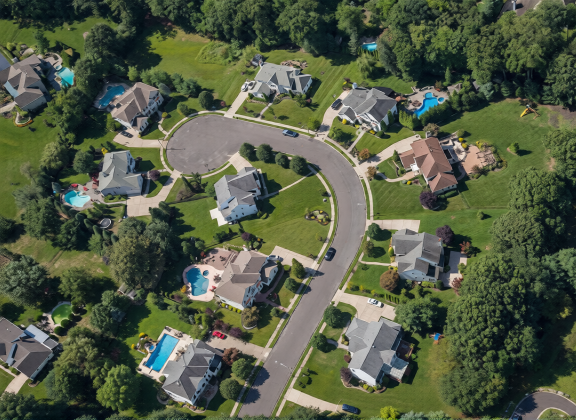
#> input picture assets/neighborhood.png, 1152 x 840 px, found by its file name (shown at 1/2 size)
$ python detect_roofs.py
#> lines starting #> are read from the running program, lines starting #| are printed output that depends on the picture; after the words box and inside, x2 and y2 are one past the last pixel; in counts of white or black regions, pixels touching at a corner belong together
"""Detect house roofs in the aerial neighborhood photo.

Roofs in this image are compact, low-saturation (gray) or warm-brown patches,
sitting amid green lawns/trees and surrounded by the light-gray road. We mask
for roof-like color, clean up with morphology, then keep blobs whose size and
shape look like a single roof (not the long thin road or tiny speckle)."""

import cv2
import numpy as np

SRC = "public/neighborhood.png"
img = cv2.imread(SRC)
#> img is the input picture: shape (840, 1152, 3); mean B, G, R 69.9, 92.4, 83.8
H, W = img.shape[:2]
#> H = 840; W = 1152
hsv = cv2.cvtColor(img, cv2.COLOR_BGR2HSV)
#> hsv: shape (840, 1152, 3); mean H, S, V 56.1, 95.1, 96.3
h, s, v = cv2.split(hsv)
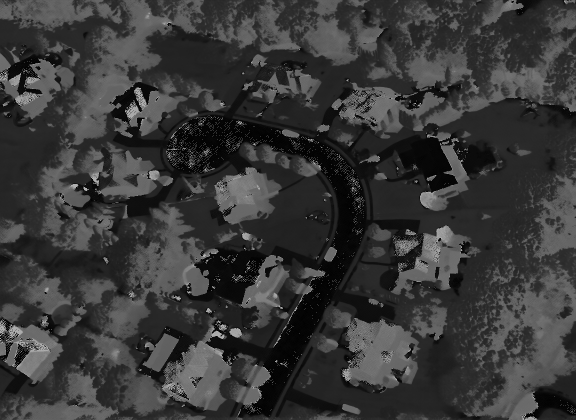
#> h: shape (840, 1152) (shown at 1/2 size); min 0, max 179, mean 56.1
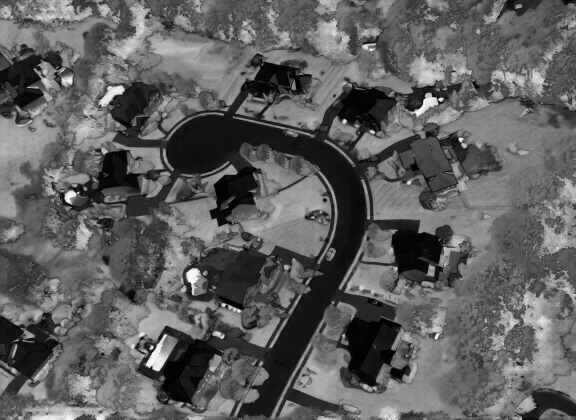
#> s: shape (840, 1152) (shown at 1/2 size); min 0, max 255, mean 95.1
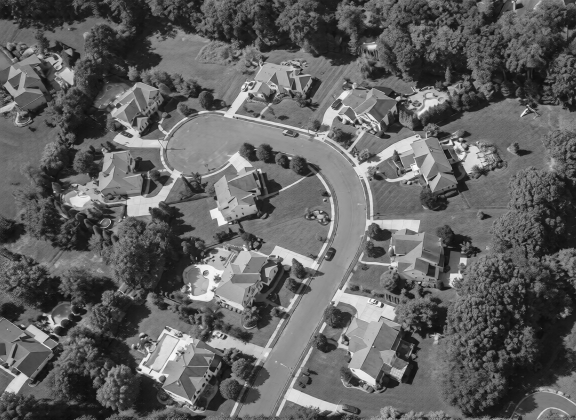
#> v: shape (840, 1152) (shown at 1/2 size); min 10, max 254, mean 96.3

# --- color masks -----------------------------------------------------------
# Gray roofs: low saturation, mid/high value (but the road is also gray, so we
# rely on shape later to drop it).
gray_roof = (s < 55) & (v > 70) & (v < 225)
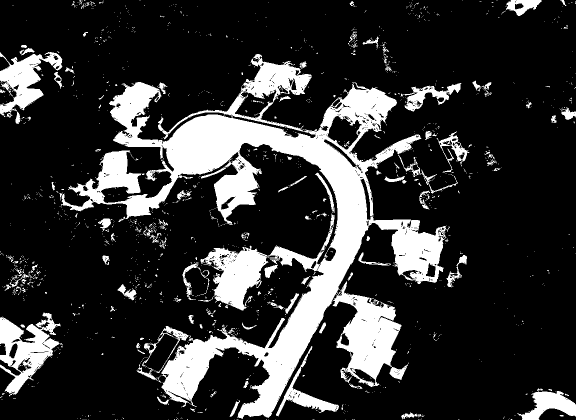
#> gray_roof: shape (840, 1152) bool (shown at 1/2 size); 19.9% white; 1640 white regions (1508 under 20 px), largest, box (x1, y1, x2, y2) and area: (122, 108, 900, 838) 147409, (0, 625, 125, 793) 9071, (0, 104, 125, 248) 7038
# Warm brown/tan roofs: orange-ish hue, decent saturation.
brown_roof = ((h >= 5) & (h <= 28)) & (s > 45) & (v > 70)
#> brown_roof: shape (840, 1152) bool; 4.5% white; 1535 white regions (1313 under 20 px), largest, box (x1, y1, x2, y2) and area: (797, 274, 914, 382) 6061, (923, 282, 993, 351) 2794, (80, 503, 176, 556) 1675

mask = ((gray_roof | brown_roof).astype(np.uint8)) * 255
#> mask: shape (840, 1152); 23.5% white; 1638 white regions (1477 under 20 px), largest, box (x1, y1, x2, y2) and area: (122, 108, 994, 838) 175597, (0, 625, 135, 796) 9527, (0, 104, 125, 254) 7648

# Kill obvious vegetation (green) and pool (blue) just in case.
green = ((h >= 33) & (h <= 95) & (s > 40)).astype(np.uint8) * 255
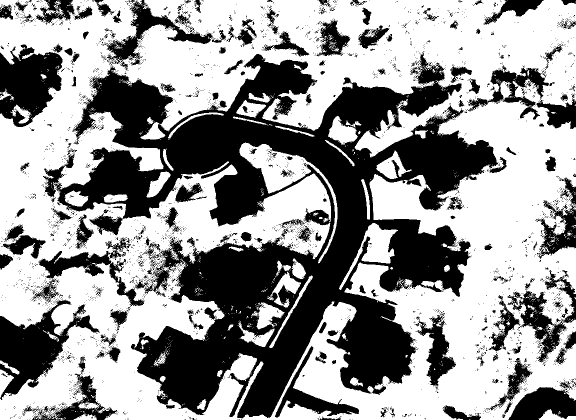
#> green: shape (840, 1152) (shown at 1/2 size); 59.6% white; 4320 black regions (4110 under 20 px), largest, box (x1, y1, x2, y2) and area: (77, 104, 997, 837) 268984, (0, 599, 200, 800) 14933, (0, 89, 125, 254) 13339
blue = ((h >= 96) & (h <= 130) & (s > 60)).astype(np.uint8) * 255
#> blue: shape (840, 1152); 11.7% white; 3836 white regions (3591 under 20 px), largest, box (x1, y1, x2, y2) and area: (1015, 540, 1152, 724) 6656, (145, 133, 262, 280) 5028, (1072, 355, 1152, 518) 4489
mask[green > 0] = 0
#> mask: shape (840, 1152); 23% white; 873 white regions (744 under 20 px), largest, box (x1, y1, x2, y2) and area: (123, 108, 994, 837) 174448, (0, 626, 135, 795) 9486, (0, 104, 125, 237) 7119
mask[blue > 0] = 0

# --- morphology: close gaps within a roof, open to drop speckle -------------
mask = cv2.morphologyEx(mask, cv2.MORPH_CLOSE, np.ones((9, 9), np.uint8))
#> mask: shape (840, 1152); 27.5% white; 215 white regions (138 under 20 px), largest, box (x1, y1, x2, y2) and area: (119, 108, 1012, 840) 218647, (0, 626, 135, 799) 12033, (0, 90, 125, 254) 10223
mask = cv2.morphologyEx(mask, cv2.MORPH_OPEN, np.ones((5, 5), np.uint8))
#> mask: shape (840, 1152); 26.9% white; 78 white regions, largest, box (x1, y1, x2, y2) and area: (137, 108, 1002, 840) 212548, (0, 626, 135, 790) 11925, (0, 90, 125, 254) 10082

# --- connected components ---------------------------------------------------
n, labels, stats, centroids = cv2.connectedComponentsWithStats(mask, 8)
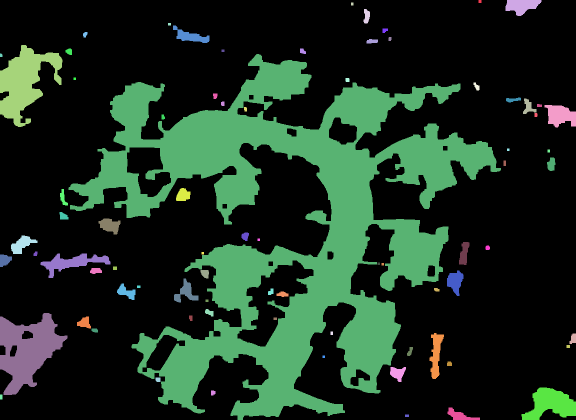
#> labels: shape (840, 1152) int32 (shown at 1/2 size); 79 distinct labels, from 0 to 78; one colour per label, 0 black
#> n = 79; stats = 79 rows, first 6: [0, 0, 1152, 840, 706934], [957, 0, 6, 6, 36], [1011, 0, 72, 32, 1496], [702, 5, 5, 6, 30], [727, 18, 13, 29, 273], [336, 46, 6, 5, 30]; centroids = 79 pairs, first value 1.84 to 1146, second value 2.5 to 831

roofs = []
img_area = H * W
#> img_area = 967680
for i in range(1, n):
    x, y, w, hh, area = stats[i]
    if area < 0.0016 * img_area:      # too small (speckle / driveway)
        continue
    if area > 0.06 * img_area:        # too big (likely road run)
        continue
    ar = w / float(hh)
    if ar > 4.5 or ar < 0.22:         # too thin/long -> road
        continue
    extent = area / float(w * hh)
    if extent < 0.28:                 # too sparse -> road curve
        continue
    cx, cy = centroids[i]
    roofs.append((cx, cy, area))
#> this loop made 78 passes
#> (x, y, w, hh, area) on passes 1, 2, 3, 4, 5, 6, 7, 8, 9, 10, 12, 13: (957, 0, 6, 6, 36), (1011, 0, 72, 32, 1496), (702, 5, 5, 6, 30), (727, 18, 13, 29, 273), (336, 46, 6, 5, 30), (346, 51, 73, 35, 1077), (765, 57, 11, 9, 79), (166, 64, 9, 11, 75), (777, 74, 6, 8, 45), (733, 78, 23, 9, 168), (131, 97, 13, 13, 131), (600, 97, 12, 11, 100)
#> (x, y, w, hh, area, ar, extent, cx) on passes 11, 25, 44, 60: (0, 90, 125, 164, 10082, 0.762, 0.492, 48.34), (1089, 210, 63, 45, 1922, 1.4, 0.678, 1120.7), (81, 507, 140, 49, 2568, 2.86, 0.374, 144), (0, 626, 135, 164, 11925, 0.823, 0.539, 54.28)
#> after the loop, roofs = [(48.34, 164, 10082), (1120.7, 230.5, 1922), (144, 524.8, 2568), (54.28, 700.1, 11925), (1101.3, 808, 4269)]

roofs.sort(key=lambda r: -r[2])
print(f"detected {len(roofs)} roof candidates")
#| detected 5 roof candidates

ann = img.copy()
out = []
for cx, cy, area in roofs:
    px, py = round(cx / W * 100, 1), round(cy / H * 100, 1)
    out.append((px, py))
    cv2.circle(ann, (int(cx), int(cy)), 16, (0, 215, 255), 3)
    cv2.circle(ann, (int(cx), int(cy)), 3, (0, 0, 255), -1)
    cv2.putText(ann, f"{px},{py}", (int(cx) + 12, int(cy) - 12),
                cv2.FONT_HERSHEY_SIMPLEX, 0.5, (0, 0, 0), 3)
    cv2.putText(ann, f"{px},{py}", (int(cx) + 12, int(cy) - 12),
                cv2.FONT_HERSHEY_SIMPLEX, 0.5, (255, 255, 255), 1)
#> this loop made 5 passes
#> (cx, cy, area, px, py) on passes 1 to 5: (54.28, 700.1, 11925, 4.7, 83.3), (48.34, 164, 10082, 4.2, 19.5), (1101.3, 808, 4269, 95.6, 96.2), (144, 524.8, 2568, 12.5, 62.5), (1120.7, 230.5, 1922, 97.3, 27.4)
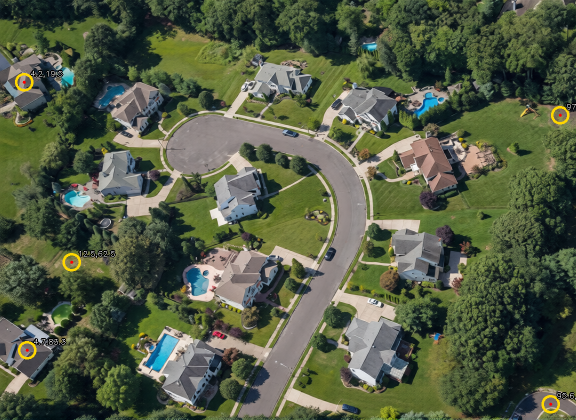
#> ann: shape (840, 1152, 3) (shown at 1/2 size); 0.57% of pixels changed, all inside (x1, y1, x2, y2) = (30, 140, 1152, 827)
#> after the loop, out = [(4.7, 83.3), (4.2, 19.5), (95.6, 96.2), (12.5, 62.5), (97.3, 27.4)]

cv2.imwrite("scripts/roofs_annotated.png", ann)
cv2.imwrite("scripts/roofs_mask.png", mask)
print("coords (x%, y%):")
for p in out:
    print(f"  {{ x: {p[0]}, y: {p[1]} }},")
#> this loop made 5 passes
#|   { x: 4.7, y: 83.3 },
#|   { x: 4.2, y: 19.5 },
#|   { x: 95.6, y: 96.2 },
#|   { x: 12.5, y: 62.5 },
#|   { x: 97.3, y: 27.4 },
